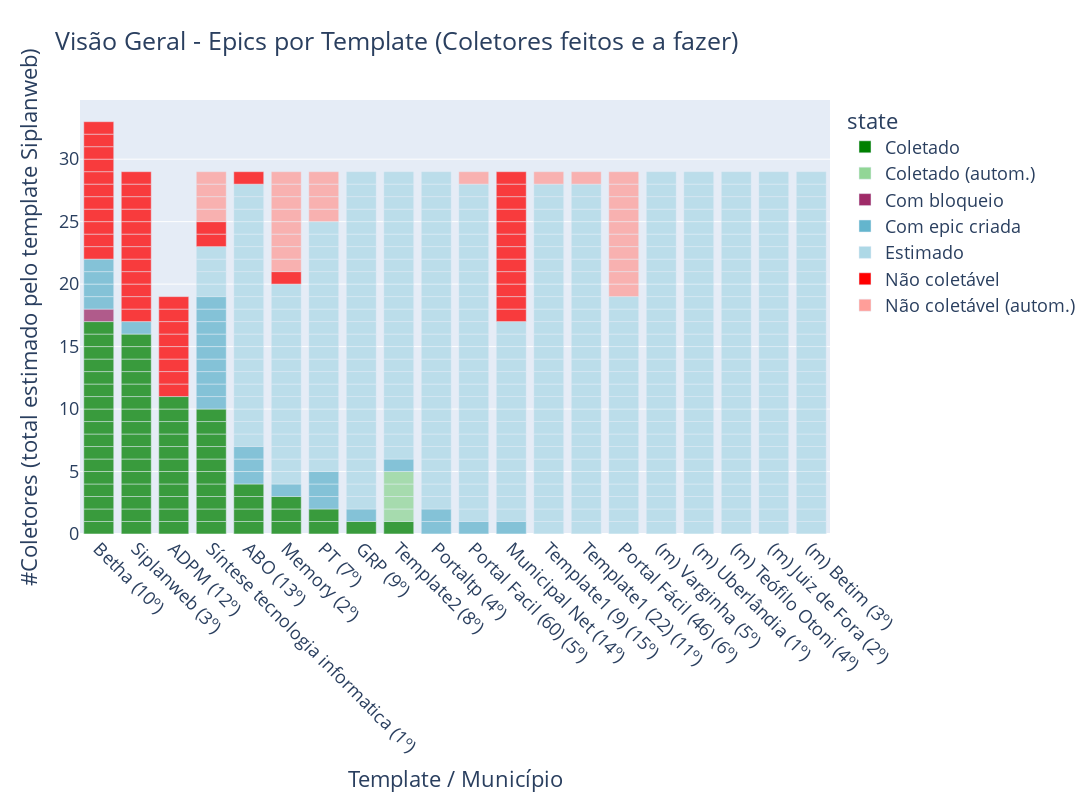

This figure's notebook cell:
### Code cell
# TODO melhorar automacao
def plot_status_epics(df, top_templates_df, sondagem_df, title='Visão Geral - Epics por Template (Coletores feitos e a fazer)'):

    templates_ja_analisados = ['ADPM', 'Betha', 'Municipal Net', 'Siplanweb']
    s = sondagem_df[sondagem_df == 0].count(axis=1)
    s = s[s != 0]
    s = s.drop(templates_ja_analisados)
    s = s.sort_index()
    nao_loc_autom = dict(s)
    
    # Fonte: Planilha Controle de Dados (#TODO transformar em Epics com "não-localizado")
    nao_loc_manual = {'Municipal Net': 12}
    coletado_autom = {'Template2': 4}
    
    for template, count in nao_loc_autom.items():
        for i in range(count):
            df = df.append({'template':template, 'state':'Não coletável (autom.)', 'aux':1}, ignore_index=True)
            
    for template, count in nao_loc_manual.items():
        for i in range(count):
            df = df.append({'template':template, 'state':'Não coletável', 'aux':1}, ignore_index=True)
            
    for template, count in coletado_autom.items():
        for i in range(count):
            df = df.append({'template':template, 'state':'Coletado (autom.)', 'aux':1}, ignore_index=True)
            
    # Pre-process dataframes       
    count_col = 'aux'
    state_col = 'state'  
    top_templates_df = top_templates_df[top_templates_df['rank'] <= 15]
    df = top_templates_df.merge(df, how='left').fillna({state_col:'Estimado', count_col:1})
    templates = df['template'].dropna().unique()    
    
    total_ref = 29  # Siplanweb  
    total = dict.fromkeys(templates, total_ref)
    total['Betha'] = 33
    total['ADPM'] = 19
    
    # Fill missing (estimated) epics in df
    for template in templates:        
        created =  df.groupby('template').count()[state_col][template]
        missing = total[template] - created                
        rank = df[df.template == template]['rank'].values[0]
        
        for i in range(missing):            
            df = df.append({'template':template, state_col:'Estimado', 
                            'rank':rank, count_col:1}, ignore_index=True)    
        
    # Add a better name for x values
    x = "template_rank"
    df[x] = df["template"] + " (" + df["rank"].astype(str) + "º)"
    df = df.sort_values(by=[state_col, x], ascending=[True, False])
    xorder = df.groupby(['state','template_rank']).count()['rank'][
        'Coletado'].sort_values(ascending=False).index.tolist()

    # Plot
    fig = px.bar(
        df, y=count_col, x=x, color=state_col, height=800, width=1100, title=title,
        color_discrete_map = {'Coletado':'green', 
                              'Coletado (autom.)':'#92d696', 
                              'Com bloqueio':'#9F2B68',
                              'Com epic criada':'#64b5cd', 
                              'Estimado':'lightblue', 
                              'Não coletável':'red', 
                              'Não coletável (autom.)':'#ff9e99'}, 
        labels = {count_col:"#Coletores (total estimado pelo template Siplanweb)", 
                  x:"Template / Município"}, opacity=0.75 )    
    
    fig.update_layout(xaxis={'categoryorder':'array', 'categoryarray':xorder})
    fig.update_xaxes(tickangle=45)
    fig.update_layout(font=dict(size=18))    
    
    return fig

#-------------------------------------------------------------

epics_df = pd.read_csv("data/epics.csv")
top_templates_df = pd.read_csv("data/top_templates.csv")
sondagem_df = pd.read_csv('data/resultados_templates.csv', index_col=0).astype(int)

fig = plot_status_epics(epics_df, top_templates_df, sondagem_df)    
fig.write_image('./fig/status-coleta.png', scale=1)
fig

### Figure 1 — Plotly figure (JSON) as saved in the notebook; plotly's stock layout.template omitted (floating-point values rounded to 4 significant figures; data arrays with more than 128 entries replaced by an {"elided": "..."} marker saying what was removed)
{"data": [{"alignmentgroup": "True", "hovertemplate": "state=Coletado<br>Template / Município=%{x}<br>#Coletores (total estimado pelo template Siplanweb)=%{y}<extra></extra>", "legendgroup": "Coletado", "marker": {"color": "green", "opacity": 0.75, "pattern": {"shape": ""}}, "name": "Coletado", "offsetgroup": "Coletado", "orientation": "v", "showlegend": true, "textposition": "auto", "type": "bar", "x": ["Template2 (8º)", "Síntese tecnologia informatica (1º)", "Síntese tecnologia informatica (1º)", "Síntese tecnologia informatica (1º)", "Síntese tecnologia informatica (1º)", "Síntese tecnologia informatica (1º)", "Síntese tecnologia informatica (1º)", "Síntese tecnologia informatica (1º)", "Síntese tecnologia informatica (1º)", "Síntese tecnologia informatica (1º)", "Síntese tecnologia informatica (1º)", "Siplanweb (3º)", "Siplanweb (3º)", "Siplanweb (3º)", "Siplanweb (3º)", "Siplanweb (3º)", "Siplanweb (3º)", "Siplanweb (3º)", "Siplanweb (3º)", "Siplanweb (3º)", "Siplanweb (3º)", "Siplanweb (3º)", "Siplanweb (3º)", "Siplanweb (3º)", "Siplanweb (3º)", "Siplanweb (3º)", "Siplanweb (3º)", "PT (7º)", "PT (7º)", "Memory (2º)", "Memory (2º)", "Memory (2º)", "GRP (9º)", "Betha (10º)", "Betha (10º)", "Betha (10º)", "Betha (10º)", "Betha (10º)", "Betha (10º)", "Betha (10º)", "Betha (10º)", "Betha (10º)", "Betha (10º)", "Betha (10º)", "Betha (10º)", "Betha (10º)", "Betha (10º)", "Betha (10º)", "Betha (10º)", "Betha (10º)", "ADPM (12º)", "ADPM (12º)", "ADPM (12º)", "ADPM (12º)", "ADPM (12º)", "ADPM (12º)", "ADPM (12º)", "ADPM (12º)", "ADPM (12º)", "ADPM (12º)", "ADPM (12º)", "ABO (13º)", "ABO (13º)", "ABO (13º)", "ABO (13º)"], "xaxis": "x", "y": [1, 1, 1, 1, 1, 1, 1, 1, 1, 1, 1, 1, 1, 1, 1, 1, 1, 1, 1, 1, 1, 1, 1, 1, 1, 1, 1, 1, 1, 1, 1, 1, 1, 1, 1, 1, 1, 1, 1, 1, 1, 1, 1, 1, 1, 1, 1, 1, 1, 1, 1, 1, 1, 1, 1, 1, 1, 1, 1, 1, 1, 1, 1, 1, 1], "yaxis": "y"}, {"alignmentgroup": "True", "hovertemplate": "state=Coletado (autom.)<br>Template / Município=%{x}<br>#Coletores (total estimado pelo template Siplanweb)=%{y}<extra></extra>", "legendgroup": "Coletado (autom.)", "marker": {"color": "#92d696", "opacity": 0.75, "pattern": {"shape": ""}}, "name": "Coletado (autom.)", "offsetgroup": "Coletado (autom.)", "orientation": "v", "showlegend": true, "textposition": "auto", "type": "bar", "x": ["Template2 (8º)", "Template2 (8º)", "Template2 (8º)", "Template2 (8º)"], "xaxis": "x", "y": [1, 1, 1, 1], "yaxis": "y"}, {"alignmentgroup": "True", "hovertemplate": "state=Com bloqueio<br>Template / Município=%{x}<br>#Coletores (total estimado pelo template Siplanweb)=%{y}<extra></extra>", "legendgroup": "Com bloqueio", "marker": {"color": "#9F2B68", "opacity": 0.75, "pattern": {"shape": ""}}, "name": "Com bloqueio", "offsetgroup": "Com bloqueio", "orientation": "v", "showlegend": true, "textposition": "auto", "type": "bar", "x": ["Betha (10º)"], "xaxis": "x", "y": [1], "yaxis": "y"}, {"alignmentgroup": "True", "hovertemplate": "state=Com epic criada<br>Template / Município=%{x}<br>#Coletores (total estimado pelo template Siplanweb)=%{y}<extra></extra>", "legendgroup": "Com epic criada", "marker": {"color": "#64b5cd", "opacity": 0.75, "pattern": {"shape": ""}}, "name": "Com epic criada", "offsetgroup": "Com epic criada", "orientation": "v", "showlegend": true, "textposition": "auto", "type": "bar", "x": ["Template2 (8º)", "Síntese tecnologia informatica (1º)", "Síntese tecnologia informatica (1º)", "Síntese tecnologia informatica (1º)", "Síntese tecnologia informatica (1º)", "Síntese tecnologia informatica (1º)", "Síntese tecnologia informatica (1º)", "Síntese tecnologia informatica (1º)", "Síntese tecnologia informatica (1º)", "Síntese tecnologia informatica (1º)", "Siplanweb (3º)", "Portaltp (4º)", "Portaltp (4º)", "Portal Facil (60) (5º)", "PT (7º)", "PT (7º)", "PT (7º)", "Municipal Net (14º)", "Memory (2º)", "GRP (9º)", "Betha (10º)", "Betha (10º)", "Betha (10º)", "Betha (10º)", "ABO (13º)", "ABO (13º)", "ABO (13º)"], "xaxis": "x", "y": [1, 1, 1, 1, 1, 1, 1, 1, 1, 1, 1, 1, 1, 1, 1, 1, 1, 1, 1, 1, 1, 1, 1, 1, 1, 1, 1], "yaxis": "y"}, {"alignmentgroup": "True", "hovertemplate": "state=Estimado<br>Template / Município=%{x}<br>#Coletores (total estimado pelo template Siplanweb)=%{y}<extra></extra>", "legendgroup": "Estimado", "marker": {"color": "lightblue", "opacity": 0.75, "pattern": {"shape": ""}}, "name": "Estimado", "offsetgroup": "Estimado", "orientation": "v", "showlegend": true, "textposition": "auto", "type": "bar", "x": {"elided": "401 str values"}, "xaxis": "x", "y": {"elided": "401 int values"}, "yaxis": "y"}, {"alignmentgroup": "True", "hovertemplate": "state=Não coletável<br>Template / Município=%{x}<br>#Coletores (total estimado pelo template Siplanweb)=%{y}<extra></extra>", "legendgroup": "Não coletável", "marker": {"color": "red", "opacity": 0.75, "pattern": {"shape": ""}}, "name": "Não coletável", "offsetgroup": "Não coletável", "orientation": "v", "showlegend": true, "textposition": "auto", "type": "bar", "x": ["Síntese tecnologia informatica (1º)", "Síntese tecnologia informatica (1º)", "Siplanweb (3º)", "Siplanweb (3º)", "Siplanweb (3º)", "Siplanweb (3º)", "Siplanweb (3º)", "Siplanweb (3º)", "Siplanweb (3º)", "Siplanweb (3º)", "Siplanweb (3º)", "Siplanweb (3º)", "Siplanweb (3º)", "Siplanweb (3º)", "Municipal Net (14º)", "Municipal Net (14º)", "Municipal Net (14º)", "Municipal Net (14º)", "Municipal Net (14º)", "Municipal Net (14º)", "Municipal Net (14º)", "Municipal Net (14º)", "Municipal Net (14º)", "Municipal Net (14º)", "Municipal Net (14º)", "Municipal Net (14º)", "Memory (2º)", "Betha (10º)", "Betha (10º)", "Betha (10º)", "Betha (10º)", "Betha (10º)", "Betha (10º)", "Betha (10º)", "Betha (10º)", "Betha (10º)", "Betha (10º)", "Betha (10º)", "ADPM (12º)", "ADPM (12º)", "ADPM (12º)", "ADPM (12º)", "ADPM (12º)", "ADPM (12º)", "ADPM (12º)", "ADPM (12º)", "ABO (13º)"], "xaxis": "x", "y": [1, 1, 1, 1, 1, 1, 1, 1, 1, 1, 1, 1, 1, 1, 1, 1, 1, 1, 1, 1, 1, 1, 1, 1, 1, 1, 1, 1, 1, 1, 1, 1, 1, 1, 1, 1, 1, 1, 1, 1, 1, 1, 1, 1, 1, 1, 1], "yaxis": "y"}, {"alignmentgroup": "True", "hovertemplate": "state=Não coletável (autom.)<br>Template / Município=%{x}<br>#Coletores (total estimado pelo template Siplanweb)=%{y}<extra></extra>", "legendgroup": "Não coletável (autom.)", "marker": {"color": "#ff9e99", "opacity": 0.75, "pattern": {"shape": ""}}, "name": "Não coletável (autom.)", "offsetgroup": "Não coletável (autom.)", "orientation": "v", "showlegend": true, "textposition": "auto", "type": "bar", "x": ["Template1 (9) (15º)", "Template1 (22) (11º)", "Síntese tecnologia informatica (1º)", "Síntese tecnologia informatica (1º)", "Síntese tecnologia informatica (1º)", "Síntese tecnologia informatica (1º)", "Portal Fácil (46) (6º)", "Portal Fácil (46) (6º)", "Portal Fácil (46) (6º)", "Portal Fácil (46) (6º)", "Portal Fácil (46) (6º)", "Portal Fácil (46) (6º)", "Portal Fácil (46) (6º)", "Portal Fácil (46) (6º)", "Portal Fácil (46) (6º)", "Portal Fácil (46) (6º)", "Portal Facil (60) (5º)", "PT (7º)", "PT (7º)", "PT (7º)", "PT (7º)", "Memory (2º)", "Memory (2º)", "Memory (2º)", "Memory (2º)", "Memory (2º)", "Memory (2º)", "Memory (2º)", "Memory (2º)"], "xaxis": "x", "y": [1, 1, 1, 1, 1, 1, 1, 1, 1, 1, 1, 1, 1, 1, 1, 1, 1, 1, 1, 1, 1, 1, 1, 1, 1, 1, 1, 1, 1], "yaxis": "y"}], "layout": {"barmode": "relative", "font": {"size": 18}, "height": 800, "legend": {"title": {"text": "state"}, "tracegroupgap": 0}, "title": {"text": "Visão Geral - Epics por Template (Coletores feitos e a fazer)"}, "width": 1100, "xaxis": {"anchor": "y", "autorange": true, "categoryarray": ["Betha (10º)", "Siplanweb (3º)", "ADPM (12º)", "Síntese tecnologia informatica (1º)", "ABO (13º)", "Memory (2º)", "PT (7º)", "GRP (9º)", "Template2 (8º)"], "categoryorder": "array", "domain": [0, 1], "range": [-0.5, 19.5], "tickangle": 45, "title": {"text": "Template / Município"}, "type": "category"}, "yaxis": {"anchor": "x", "autorange": true, "domain": [0, 1], "range": [0, 34.74], "title": {"text": "#Coletores (total estimado pelo template Siplanweb)"}, "type": "linear"}}}
